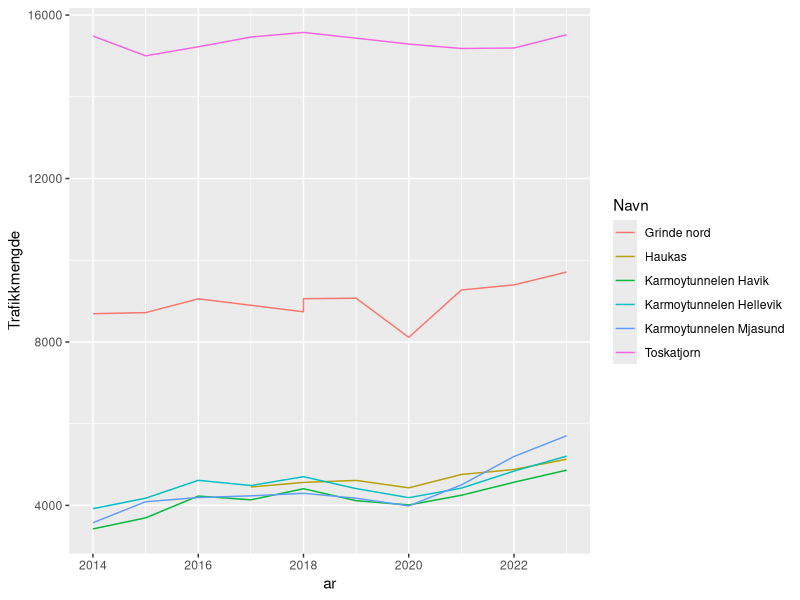
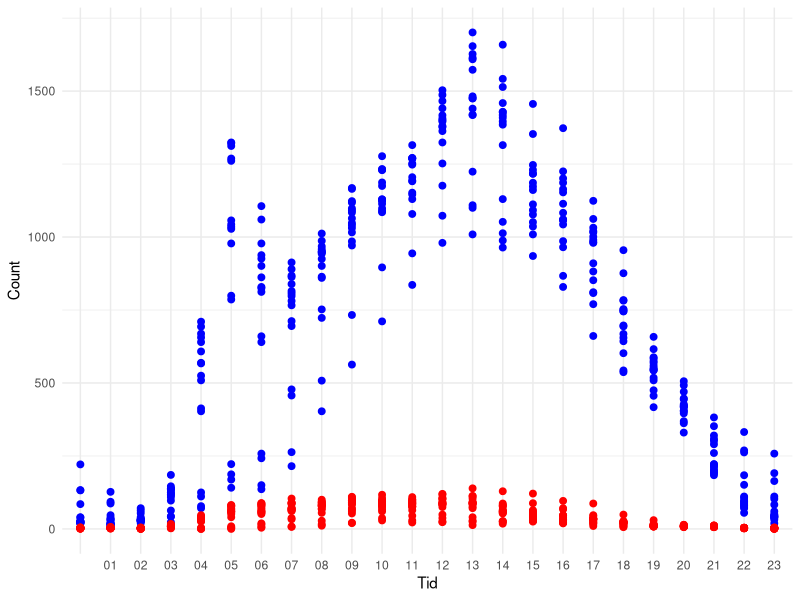
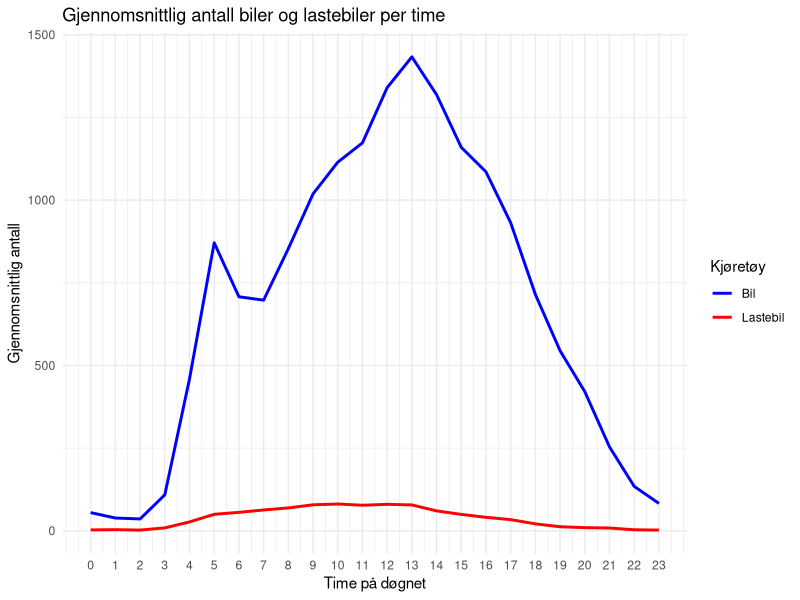
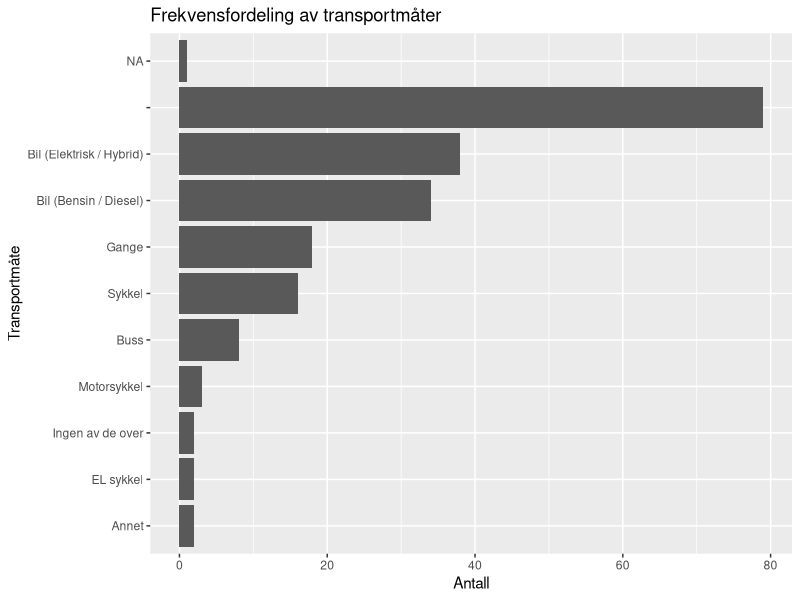
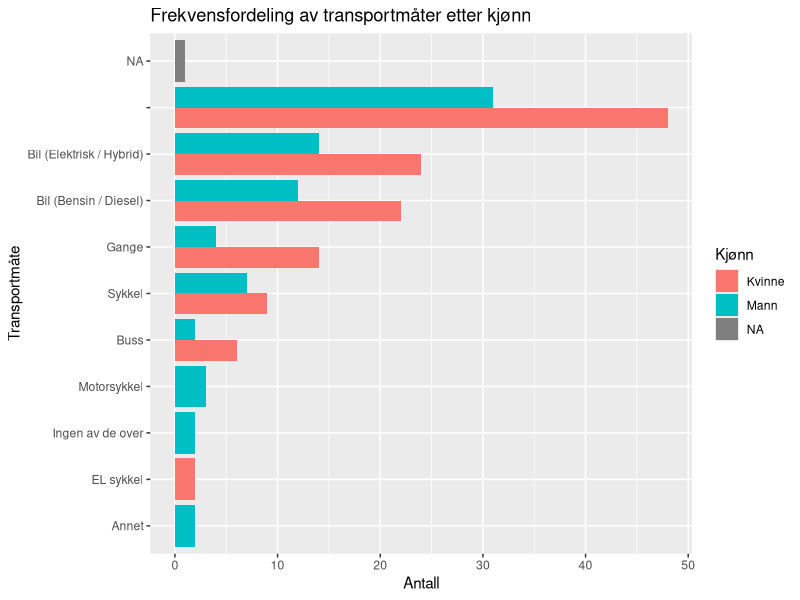
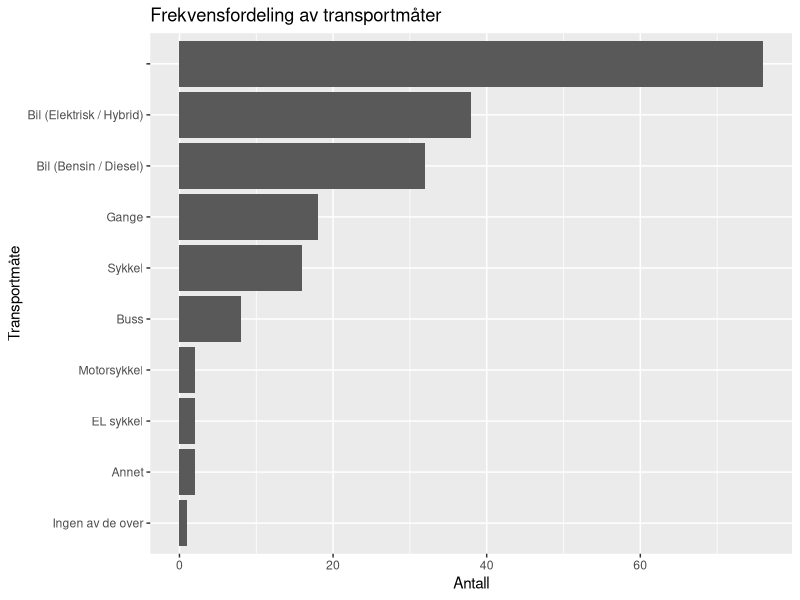
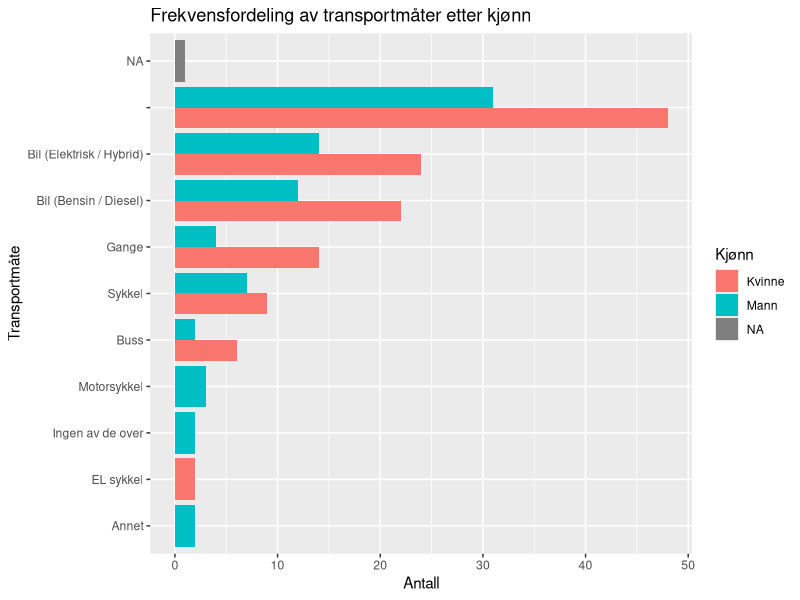
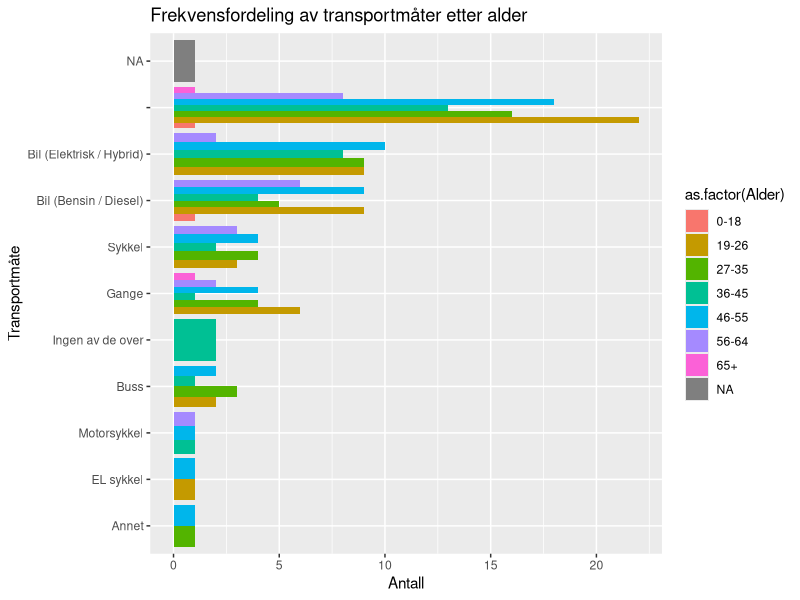

The R source for these figures, in order:
## ---- chunk 1
library(tidyverse)
library(readr)
library(readxl)
library(dplyr)
library(stringr)
library(lubridate)
## ---- chunk 2
# Les Excel-filene (juster filstiene etter hvor de ligger i prosjektet ditt)
tidligere_data <- read_excel("tidligere_data.xlsx")
ny_data <- read_excel("ny_data.xlsx")
## ---- chunk 3
# Fjerne mellomrom og linjeskift fra kolonnenavnene i 'tidligere_data'
colnames(tidligere_data) <- str_trim(gsub("\r\n", "", colnames(tidligere_data)))

# Omdøpe variabler i 'tidligere_data' for å matche variablene i 'ny_data'
tidligere_data <- tidligere_data %>%
  rename(
    `Kjønn` = `Hvilket kjønn identifiserer du som?`,  # Omdøp "Hvilket kjønn identifiserer du som?" til "Kjønn"
    `Alder` = `Din alder`,  # Omdøp "Din alder" til "Alder"
    `Utdanning` = `Hva er din høyeste utdanning?`,  # Omdøp utdanning
    `Næring` = `I hvilken næring jobber du?`,  # Omdøp næring
    `Inntektsgruppe` = `Hvilken inntektsgruppe hører du til?`,  # Omdøp inntektsgruppe
    `Antall personer i husstanden` = `Hvor mange personer bor i din husstand?`,  # Omdøp antall personer
    `Antall med førerkort` = `Hvor mange i husstanden har førerkort?`,  # Omdøp førerkort
    `Transportmåte disponibelt` = `Hva har du til disposisjon?`,  # Omdøp transportmåte
    `Hvordan kommer du deg til jobb` = `Hva har du reist med siste uken?`,  # Omdøp hvordan du kommer deg til jobb
    `Tid brukt til jobb` = `Hvor lang er din pendletid til jobb?`,  # Omdøp tid brukt til jobb
    `Postnummer` = `Hva er ditt postnummer (bosted)`,  # Omdøp postnummer
    `Postnummer arbeidssted` = `Hva er ditt postnummer (arbeidsplass)`,  # Omdøp postnummer arbeidssted
    `Fast oppmøte` = `Har du fast oppmøtested?`,  # Omdøp fast oppmøte
    `Parkering ved jobb` = `Er det gode parkeringsmuligheter nær din arbeidsplass?`  # Omdøp parkering
  )

# Omdøpe variabler i 'ny_data' (hvis nødvendig) for å matche samme tema
ny_data <- ny_data %>%
  rename(
    `Kjønn` = `Hvilket kjønn identifiserer du deg som?`,  # Omdøp "Hvilket kjønn identifiserer du deg som?" til "Kjønn"
    `Alder` = `Hva er alderen din?`,  # Omdøp "Hva er alderen din?" til "Alder"
    `Utdanning` = `Hva er din høyeste utdanning?`,  # Omdøp utdanning
    `Næring` = `I hvilken næring jobber du?`,  # Omdøp næring
    `Inntektsgruppe` = `Hvilken inntektsgruppe tilhører du?`,  # Omdøp inntektsgruppe
    `Antall personer i husstanden` = `Hvor mange bor i din husstand?`,  # Omdøp antall personer
    `Antall med førerkort` = `Hvor mange har førerkort i din husstand?`,  # Omdøp førerkort
    `Transportmåte disponibelt` = `Hvilke muligheter har du tilgjengelig for reise til jobb?`,  # Omdøp transportmåte
    `Hvordan kommer du deg til jobb` = `Hvilke muligheter bruker du for å reise til jobb?`,  # Omdøp hvordan du kommer deg til jobb
    `Tid brukt til jobb` = `Hvor lang tid bruker du til jobb`,  # Omdøp tid brukt til jobb
    `Postnummer` = `Hvilket postnummer er din husstand plassert under?`,  # Omdøp postnummer
    `Postnummer arbeidssted` = `Hvilket postnummer er arbeidsplassen din plasser under?`,  # Omdøp postnummer arbeidssted
    `Fast oppmøte` = `Har du fast oppmøte til jobb?`,  # Omdøp fast oppmøte
    `Parkering ved jobb` = `Har du parkeringsmuligheter på jobb?`  # Omdøp parkering
  )
## ---- chunk 4
# Velge felles variabler (tema) i begge datasettene
common_columns <- c("Starttidspunkt", "Kjønn", "Alder", "Utdanning", "Næring", "Inntektsgruppe",
                    "Antall personer i husstanden", "Antall med førerkort", "Transportmåte disponibelt",
                    "Hvordan kommer du deg til jobb", "Tid brukt til jobb", "Postnummer",
                    "Postnummer arbeidssted", "Fast oppmøte", "Parkering ved jobb")

# Slå sammen datasettene
merged_data <- bind_rows(
  select(ny_data, all_of(common_columns)),
  select(tidligere_data, all_of(common_columns))
)

# Se resultatet
head(merged_data)

# Sjekk at du har fått 160 observasjoner
nrow(merged_data)
## ---- chunk 5
library(readr)
datasett_2014_2024 <- read_delim("datasett_2014_2024.csv", 
    delim = ";", escape_double = FALSE, trim_ws = TRUE)

Karmsundsgata <- read_delim("Karmsundsgata.csv", 
    delim = ";", escape_double = FALSE, trim_ws = TRUE)
## ---- chunk 6
datasett_2014_2024 <- datasett_2014_2024 |> 
  filter(
    Felt == str_match_all(Felt, "Totalt"
    ) 
  ) |> 
  mutate(
    Lastebil = `7,6m - 12,5m` + `12,5m - 16,0m` + `>= 16,0m`,
    Bil = `< 5,6m` + `5,6m - 7,6m`
  ) |> 
  select(
    Navn, Vegreferanse, Fra, ar, Bil, Lastebil, Trafikkmengde, Felt
  )


## ---- chunk 7
datasett_2014_2024 |> 
  ggplot(
    aes(
      x = ar,
      y = Trafikkmengde,
      colour = Navn
    )
  ) + 
  geom_line() 
## ---- chunk 8
Karmsundsgata <- Karmsundsgata |> 
    mutate(
    Lastebil = `7,6m - 12,5m` + `12,5m - 16,0m` + `>= 16,0m`,
    Bil = `< 5,6m` + `5,6m - 7,6m`
  ) |> 
  select(
    Navn, Vegreferanse, Fra, Bil, Lastebil, Trafikkmengde, Felt
  ) |> 
filter(
    Felt == str_match_all(Felt, "Totalt"),
  )
## ---- chunk 9
Karmsundsgata <- Karmsundsgata |> 
   mutate(
    Mnd = str_sub(Fra, start = 6, end = 7),
    Tid = str_sub(Fra, start = 12, 13),
    Dato = str_sub(Fra, start = 9, end = 10)
  )
## ---- chunk 10
# Create the plot
Karmsundsgata |> 
  ggplot(aes(x = Tid)) +       # Set the x-axis variable
  geom_point(aes(y = Bil), color = "blue", size = 2) +   # Points for cars in blue
  geom_point(aes(y = Lastebil), color = "red", size = 2) + # Points for trucks in red
  labs(y = "Count", color = "Vehicle Type") +  # Add labels
  theme_minimal()   # Clean theme for better appearance

## ---- chunk 11
# Legge til en kolonne med kun timen fra "Fra"-kolonnen
resultat_per_time <- Karmsundsgata |>
  mutate(time_of_day = hour(Fra)) |>  # Ekstraherer timen fra tidspunktene
  group_by(time_of_day) |>  # Grupperer etter time
  summarise(
    bil_mean = mean(Bil, na.rm = TRUE),        # Gjennomsnitt for "Bil" per time
    lastebil_mean = mean(Lastebil, na.rm = TRUE)  # Gjennomsnitt for "Lastebil" per time
  )
## ---- chunk 12
# Plotting gjennomsnittet av "Bil" og "Lastebil" for hver time på døgnet
ggplot(resultat_per_time, aes(x = time_of_day)) +
  geom_line(aes(y = bil_mean, color = "Bil"), size = 1) +  # Linjeplot for "Bil"
  geom_line(aes(y = lastebil_mean, color = "Lastebil"), size = 1) +  # Linjeplot for "Lastebil"
  labs(title = "Gjennomsnittlig antall biler og lastebiler per time",
       x = "Time på døgnet",
       y = "Gjennomsnittlig antall",
       color = "Kjøretøy") +
  theme_minimal() +
  scale_color_manual(values = c("Bil" = "blue", "Lastebil" = "red")) +
  scale_x_continuous(breaks = 0:23)  # Viser alle timer fra 0 til 23
## ---- chunk 13

## ---- chunk 14
# Anta at datasettet ditt er lastet inn som ny_data
# Kolonnen som inneholder transportmåtene er "Hvordan kommer du deg til jobb"
# Vi bruker separate_rows for å splitte opp flervalgssvarene

# Splitte flervalgssvarene i separate rader basert på semikolon
ny_data_separated <- ny_data %>%
  separate_rows(`Hvordan kommer du deg til jobb`, sep = ";")

# Lag en frekvensfordeling for de ulike transportmåtene
frekvensfordeling <- ny_data_separated %>%
  group_by(`Hvordan kommer du deg til jobb`) %>%
  summarise(antall = n()) %>%
  arrange(desc(antall))

# Skriv ut frekvensfordelingen
print(frekvensfordeling)

# Valgfritt: Visualisere frekvensfordelingen med ggplot2
ggplot(frekvensfordeling, aes(x = reorder(`Hvordan kommer du deg til jobb`, antall), y = antall)) +
  geom_bar(stat = "identity") +
  coord_flip() +  # For horisontale stolper
  labs(title = "Frekvensfordeling av transportmåter",
       x = "Transportmåte",
       y = "Antall")

## ---- chunk 15
# Anta at ny_data også har kolonner for kjønn, alder, inntekt, utdanning og yrke
# For eksempel: "Kjønn", "Alder", "Inntekt", "Utdanning", "Yrke"

# Deskriptiv statistikk for reisemåter etter kjønn
frekvens_kjonn <- ny_data_separated %>%
  group_by(Kjønn, `Hvordan kommer du deg til jobb`) %>%
  summarise(antall = n()) %>%
  arrange(Kjønn, desc(antall))

# Skriv ut frekvensfordelingen etter kjønn
print(frekvens_kjonn)

# Gjenta for alder, inntekt, utdanning og yrke
frekvens_alder <- ny_data_separated %>%
  group_by(Alder, `Hvordan kommer du deg til jobb`) %>%
  summarise(antall = n()) %>%
  arrange(Alder, desc(antall))

print(frekvens_alder)

# Gjør tilsvarende for inntekt, utdanning og yrke
# ...

# Valgfritt: Lag visualiseringer for disse gruppene
library(ggplot2)

# Eksempel for kjønn
ggplot(frekvens_kjonn, aes(x = reorder(`Hvordan kommer du deg til jobb`, antall), y = antall, fill = Kjønn)) +
  geom_bar(stat = "identity", position = "dodge") +
  coord_flip() +
  labs(title = "Frekvensfordeling av transportmåter etter kjønn",
       x = "Transportmåte",
       y = "Antall")

## ---- chunk 16
library(dplyr)
library(stringr)
library(purrr)

# Definerer funksjonen for å rydde opp i avstandsdata
rydd_avstand <- function(avstand) {
  # Håndtere NA-verdier
  if (is.na(avstand)) {
    return(NA) # Returner NA hvis input er NA
  }
  
  avstand <- tolower(avstand) # Gjør teksten til små bokstaver
  avstand <- str_replace_all(avstand, "km", "") # Fjern "km"
  avstand <- str_replace_all(avstand, "ca", "") # Fjern "ca"
  avstand <- str_replace_all(avstand, ",", ".") # Erstatt komma med punktum

  # Håndtere intervaller som "10-30"
  if (str_detect(avstand, "-")) {
    intervaller <- str_split(avstand, "-")[[1]] %>% as.numeric()
    return(mean(intervaller, na.rm = TRUE)) # Returner gjennomsnittet
  }

  # Ekstrahere tall fra teksten, men ignorere alt som ikke er avstand
  tall <- str_extract_all(avstand, "\\b[0-9]+\\.?[0-9]*\\b")[[1]] %>% as.numeric()

  # Håndtere spesifikke scenarier
  if (length(tall) > 0) {
    # Fokuserer kun på avstandene
    # Bruker sum for å summere tall som er avstander
    total_avstand <- sum(tall[tall > 0], na.rm = TRUE) # Summere relevante tall

    return(total_avstand)
  } else {
    return(NA) # Hvis ingen tall ble funnet
  }
}

# Anta at dataene dine er i en data.frame kalt ny_data
# Bruke funksjonen med purrr::map
ny_data <- ny_data %>%
  mutate(avstand_km = map_dbl(`Estimer i antall km hvor lang din reise er til jobb.`, rydd_avstand))

# Sjekk resultatene
print(ny_data %>% select(`Estimer i antall km hvor lang din reise er til jobb.`, avstand_km))


## ---- chunk 17
library(dplyr)
library(tidyr)  # For separate_rows
library(purrr)  # For map_dbl
library(stringr)  # For string manipulation
library(ggplot2)  # For plotting

# Anta at datasettet ditt er lastet inn som ny_data
# Rydde opp i avstandene (gjør dette først)
ny_data <- ny_data %>%
  mutate(avstand_km = map_dbl(`Estimer i antall km hvor lang din reise er til jobb.`, rydd_avstand))

# Splitte flervalgssvarene i separate rader basert på semikolon
ny_data_separated <- ny_data %>%
  separate_rows(`Hvordan kommer du deg til jobb`, sep = ";")

# Filtrer ut avstander over 100 km og lag en frekvensfordeling for de ulike transportmåtene
frekvensfordeling <- ny_data_separated %>%
  filter(avstand_km <= 100) %>%  # Filtrer for avstander under eller lik 100 km
  group_by(`Hvordan kommer du deg til jobb`) %>%
  summarise(antall = n(),
            Gjennomsnittlig_avstand = mean(avstand_km, na.rm = TRUE)) %>%
  arrange(desc(antall))

# Skriv ut frekvensfordelingen
print(frekvensfordeling)

# Valgfritt: Visualisere frekvensfordelingen med ggplot2
ggplot(frekvensfordeling, aes(x = reorder(`Hvordan kommer du deg til jobb`, antall), y = antall)) +
  geom_bar(stat = "identity") +
  coord_flip() +  # For horisontale stolper
  labs(title = "Frekvensfordeling av transportmåter",
       x = "Transportmåte",
       y = "Antall")

## ---- chunk 18
library(dplyr)
library(ggplot2)

# Anta at ny_data også har kolonner for kjønn, alder, inntektsgruppe, utdanning og yrke

# Deskriptiv statistikk for reisemåter etter kjønn
frekvens_kjonn <- ny_data_separated %>%
  group_by(Kjønn, `Hvordan kommer du deg til jobb`) %>%
  summarise(antall = n()) %>%
  arrange(Kjønn, desc(antall))

# Skriv ut frekvensfordelingen etter kjønn
print(frekvens_kjonn)

# Visualisering for kjønn
ggplot(frekvens_kjonn, aes(x = reorder(`Hvordan kommer du deg til jobb`, antall), y = antall, fill = Kjønn)) +
  geom_bar(stat = "identity", position = "dodge") +
  coord_flip() +
  labs(title = "Frekvensfordeling av transportmåter etter kjønn",
       x = "Transportmåte",
       y = "Antall")

# Deskriptiv statistikk for reisemåter etter alder
frekvens_alder <- ny_data_separated %>%
  group_by(Alder, `Hvordan kommer du deg til jobb`) %>%
  summarise(antall = n()) %>%
  arrange(Alder, desc(antall))

print(frekvens_alder)

# Visualisering for alder
ggplot(frekvens_alder, aes(x = reorder(`Hvordan kommer du deg til jobb`, antall), y = antall, fill = as.factor(Alder))) +
  geom_bar(stat = "identity", position = "dodge") +
  coord_flip() +
  labs(title = "Frekvensfordeling av transportmåter etter alder",
       x = "Transportmåte",
       y = "Antall")

# Deskriptiv statistikk for inntektsgruppe
frekvens_inntekt <- ny_data_separated %>%
  group_by(Inntektsgruppe, `Hvordan kommer du deg til jobb`) %>%
  summarise(antall = n()) %>%
  arrange(Inntektsgruppe, desc(antall))

print(frekvens_inntekt)

# Visualisering for inntektsgruppe
ggplot(frekvens_inntekt, aes(x = reorder(`Hvordan kommer du deg til jobb`, antall), y = antall, fill = Inntektsgruppe)) +
  geom_bar(stat = "identity", position = "dodge") +
  coord_flip() +
  labs(title = "Frekvensfordeling av transportmåter etter inntektsgruppe",
       x = "Transportmåte",
       y = "Antall")

# Deskriptiv statistikk for utdanning
frekvens_utdanning <- ny_data_separated %>%
  group_by(Utdanning, `Hvordan kommer du deg til jobb`) %>%
  summarise(antall = n()) %>%
  arrange(Utdanning, desc(antall))

print(frekvens_utdanning)

# Visualisering for utdanning
ggplot(frekvens_utdanning, aes(x = reorder(`Hvordan kommer du deg til jobb`, antall), y = antall, fill = Utdanning)) +
  geom_bar(stat = "identity", position = "dodge") +
  coord_flip() +
  labs(title = "Frekvensfordeling av transportmåter etter utdanning",
       x = "Transportmåte",
       y = "Antall")

# Deskriptiv statistikk for yrke
frekvens_yrke <- ny_data_separated %>%
  rename(Yrke = Næring) %>%
  group_by(Yrke, `Hvordan kommer du deg til jobb`) %>%
  summarise(antall = n()) %>%
  arrange(Yrke, desc(antall))

print(frekvens_yrke)

# Visualisering for yrke
ggplot(frekvens_yrke, aes(x = reorder(`Hvordan kommer du deg til jobb`, antall), y = antall, fill = Yrke)) +
  geom_bar(stat = "identity", position = "dodge") +
  coord_flip() +
  labs(title = "Frekvensfordeling av transportmåter etter yrke",
       x = "Transportmåte",
       y = "Antall")
